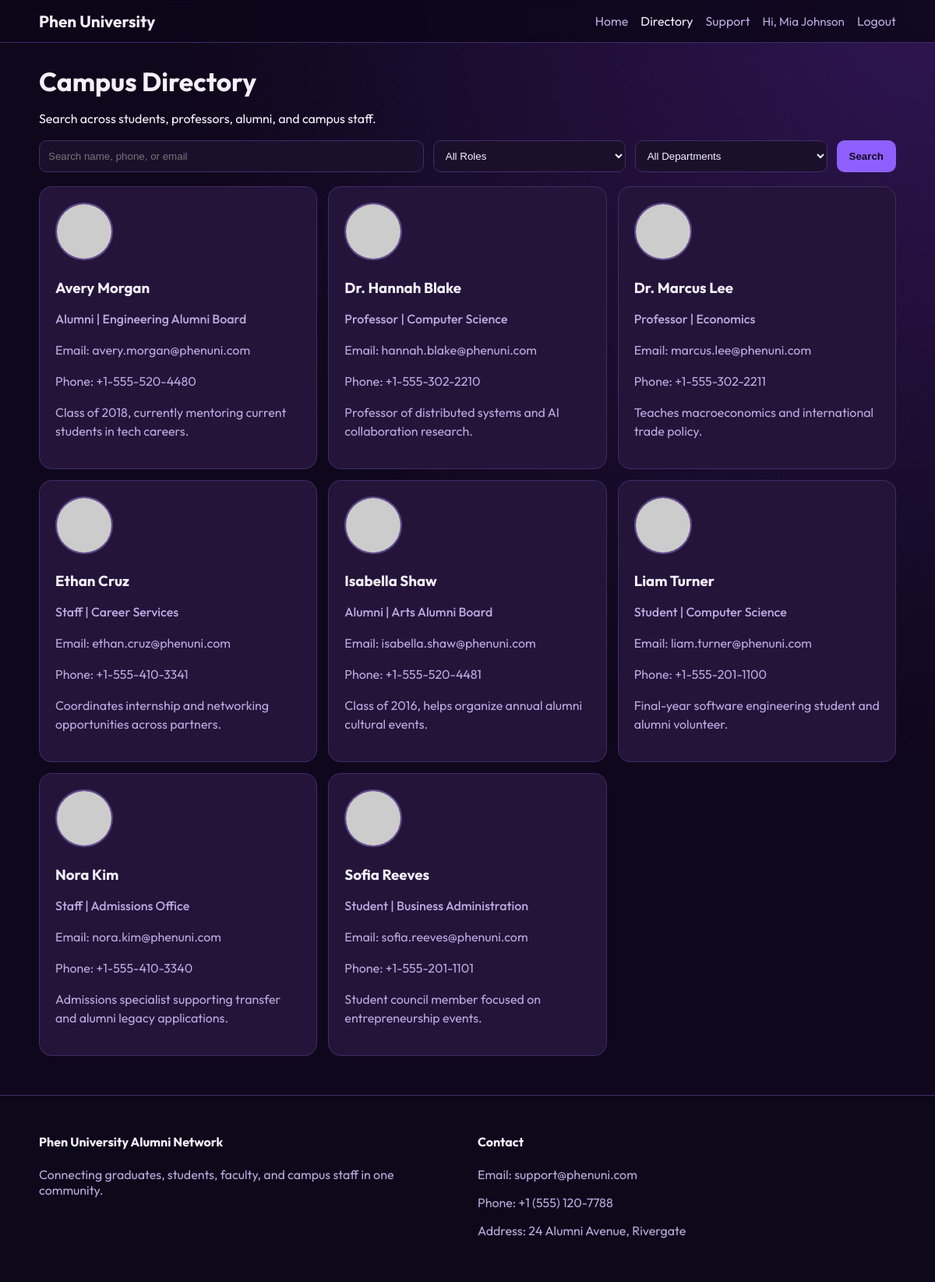
Page /directory.php (signed in) on the committed database.
### tables this page shows
CREATE TABLE campus_people (
    id INT AUTO_INCREMENT PRIMARY KEY,
    full_name VARCHAR(120) NOT NULL,
    role ENUM('student', 'professor', 'staff', 'alumni') NOT NULL,
    department VARCHAR(100) NOT NULL,
    email VARCHAR(120) NOT NULL,
    phone VARCHAR(30) NOT NULL,
    profile_image VARCHAR(255) DEFAULT 'https://via.placeholder.com/120x120.png?text=Profile',
    bio TEXT,
    created_at TIMESTAMP DEFAULT CURRENT_TIMESTAMP
);

### includes/auth.php (called while the page is built, shortened)
<?php
function e(string $value): string
{
    return htmlspecialchars($value, ENT_QUOTES, "UTF-8");
}
function isLoggedIn(): bool
{
    return isset($_SESSION["user_id"]);
}
function currentUserName(): string
{
    return $_SESSION["user_name"] ?? "Guest";
}

### directory.php (the view, shortened to what this page needs)
<?php
require_once __DIR__ . "/includes/auth.php";
$q = trim($_GET["q"] ?? "");
$departments = [];
$people = [];
try {
    $db = getDB();
    $deptResult = $db->query("SELECT DISTINCT department FROM campus_people ORDER BY department ASC");
    while ($deptResult && ($row = $deptResult->fetch_assoc())) {
        $departments[] = $row;
    }
    $sql = "SELECT full_name, role, department, email, phone, profile_image, bio FROM campus_people";
    $sql .= " ORDER BY full_name ASC";
    $peopleResult = $db->query($sql);
    while ($peopleResult && ($row = $peopleResult->fetch_assoc())) {
        $people[] = $row;
    }
} catch (Throwable $e) {
    $directoryError = $e->getMessage();
}
require_once __DIR__ . "/includes/header.php";
?>
<section>
    <h1>Campus Directory</h1>
    <p>Search across students, professors, alumni, and campus staff.</p>
    <form class="directory-form" method="get">
        <input type="text" name="q" id="liveSearch" placeholder="Search name, phone, or email" value="<?= e($q) ?>">
        <select name="role" id="liveRole">
            <option value="">All Roles</option>
        </select>
        <select name="department">
            <option value="">All Departments</option>
        </select>
        <button class="btn btn-primary" type="submit">Search</button>
    </form>
    <div class="directory-grid" id="directoryGrid">
        <?php foreach ($people as $person): ?>
            <article
                class="person-card"
                data-role="<?= e($person["role"]) ?>"
                data-name="<?= e(strtolower($person["full_name"])) ?>"
                data-email="<?= e(strtolower($person["email"])) ?>"
                data-phone="<?= e(strtolower($person["phone"])) ?>"
            >
                <img src="<?= e($person["profile_image"] ?: "https://via.placeholder.com/120x120.png?text=Profile") ?>" alt="<?= e($person["full_name"]) ?> profile picture">
                <h3><?= e($person["full_name"]) ?></h3>
                <p class="badge"><?= e(ucfirst($person["role"])) ?> | <?= e($person["department"]) ?></p>
                <p>Email: <?= e($person["email"]) ?></p>
                <p>Phone: <?= e($person["phone"]) ?></p>
                <p><?= e($person["bio"]) ?></p>
            </article>
        <?php endforeach; ?>
    </div>
</section>
<?php require_once __DIR__ . "/includes/footer.php"; ?>

### includes/header.php (shortened to what this page needs)
<?php
$currentPage = basename($_SERVER["PHP_SELF"]);
?>
<!DOCTYPE html>
<html lang="en">
<head>
    <link rel="stylesheet" href="assets/css/style.css">
</head>
<body>
<header class="site-header">
    <div class="container nav-wrap">
        <a class="brand" href="index.php">Phen University</a>
        <nav class="site-nav" id="siteNav">
            <a href="index.php" class="<?= $currentPage === "index.php" ? "active" : "" ?>">Home</a>
            <a href="directory.php" class="<?= $currentPage === "directory.php" ? "active" : "" ?>">Directory</a>
            <a href="support.php" class="<?= $currentPage === "support.php" ? "active" : "" ?>">Support</a>
            <?php if (isLoggedIn()): ?>
                <span class="welcome">Hi, <?= e(currentUserName()) ?></span>
                <a href="logout.php">Logout</a>
            <?php else: ?>
                <a href="login.php" class="<?= $currentPage === "login.php" ? "active" : "" ?>">Login</a>
                <a href="signup.php" class="<?= $currentPage === "signup.php" ? "active" : "" ?>">Sign Up</a>
            <?php endif; ?>
        </nav>
    </div>
</header>
<main class="container page-content">

### includes/footer.php (shortened to what this page needs)
</main>
<footer class="site-footer">
    <div class="container footer-grid">
        <div>
            <h4>Phen University Alumni Network</h4>
            <p>Connecting graduates, students, faculty, and campus staff in one community.</p>
        </div>
        <div>
            <h4>Contact</h4>
            <p>Email: support@phenuni.com</p>
            <p>Phone: +1 (555) 120-7788</p>
            <p>Address: 24 Alumni Avenue, Rivergate</p>
        </div>
    </div>
</footer>
</body>
</html>

### assets/css/style.css (style rules this page uses)
:root { --bg: #0f071b; --bg-soft: #1b102c; --card: #24143a; --text: #f5f0ff; --muted: #bca9df; --primary: #8f5fff; --primary-strong: #a97dff; --border: #3f2d66; }
* { box-sizing: border-box; }
body { margin: 0; font-family: "Outfit", sans-serif; background: radial-gradient(circle at top right, #2f1552 0%, var(--bg) 48%); color: var(--text); min-height: 100vh; }
a { color: var(--primary-strong); text-decoration: none; }
.container { width: min(1100px, 92%); margin: 0 auto; }
.site-header { position: sticky; top: 0; z-index: 100; backdrop-filter: blur(8px); background: rgba(12, 7, 25, 0.85); border-bottom: 1px solid var(--border); }
.nav-wrap { display: flex; align-items: center; justify-content: space-between; padding: 14px 0; }
.brand { font-size: 1.3rem; font-weight: 700; color: var(--text); }
.site-nav { display: flex; align-items: center; gap: 16px; }
.site-nav a { color: var(--muted); }
.site-nav a.active, .site-nav a:hover { color: var(--text); }
.welcome { color: var(--muted); font-size: 0.95rem; }
.page-content { padding: 28px 0 50px; }
h1 { margin: 0 0 14px; font-size: clamp(1.6rem, 2.8vw, 2.8rem); }
.btn { display: inline-block; border: 0; border-radius: 10px; padding: 11px 16px; font-weight: 600; cursor: pointer; }
.btn-primary { background: var(--primary); color: #12091f; }
.feature-card, .auth-box, .support-card, .person-card { background: var(--card); border: 1px solid var(--border); border-radius: 16px; padding: 20px; }
.feature-card p, .small-note, .support-page p, .person-card p { color: var(--muted); line-height: 1.5; }
input, select { width: 100%; background: var(--bg-soft); border: 1px solid var(--border); color: var(--text); border-radius: 10px; padding: 11px; }
.directory-form { display: grid; grid-template-columns: 2fr 1fr 1fr auto; gap: 12px; margin: 18px 0; }
.directory-grid { display: grid; grid-template-columns: repeat(3, 1fr); gap: 14px; }
.person-card img { width: 74px; height: 74px; border-radius: 999px; object-fit: cover; border: 2px solid #60488f; }
.person-card h3 { margin-bottom: 8px; }
.badge { color: #ddcbff; font-weight: 500; }
.site-footer { border-top: 1px solid var(--border); padding: 28px 0 40px; background: rgba(14, 9, 26, 0.9); }
.footer-grid { display: grid; grid-template-columns: repeat(2, 1fr); gap: 26px; }
.footer-grid p { color: var(--muted); }

### rows in the picture
campus_people: full_name "Avery Morgan", role "Alumni", department "Engineering Alumni Board", email "avery.morgan@phenuni.com", phone "+1-555-520-4480", bio "Class of 2018, currently mentoring current students in tech careers."
campus_people: full_name "Dr. Hannah Blake", role "Professor", department "Computer Science", email "hannah.blake@phenuni.com", phone "+1-555-302-2210", bio "Professor of distributed systems and AI collaboration research."
campus_people: full_name "Dr. Marcus Lee", role "Professor", department "Economics", email "marcus.lee@phenuni.com", phone "+1-555-302-2211", bio "Teaches macroeconomics and international trade policy."
campus_people: full_name "Ethan Cruz", role "Staff", department "Career Services", email "ethan.cruz@phenuni.com", phone "+1-555-410-3341", bio "Coordinates internship and networking opportunities across partners."
campus_people: full_name "Isabella Shaw", role "Alumni", department "Arts Alumni Board", email "isabella.shaw@phenuni.com", phone "+1-555-520-4481", bio "Class of 2016, helps organize annual alumni cultural events."
campus_people: full_name "Liam Turner", role "Student", department "Computer Science", email "liam.turner@phenuni.com", phone "+1-555-201-1100", bio "Final-year software engineering student and alumni volunteer."
campus_people: full_name "Nora Kim", role "Staff", department "Admissions Office", email "nora.kim@phenuni.com", phone "+1-555-410-3340", bio "Admissions specialist supporting transfer and alumni legacy applications."
campus_people: full_name "Sofia Reeves", role "Student", department "Business Administration", email "sofia.reeves@phenuni.com", phone "+1-555-201-1101", bio "Student council member focused on entrepreneurship events."

### other values in the picture
currentUserName() "Mia Johnson"
